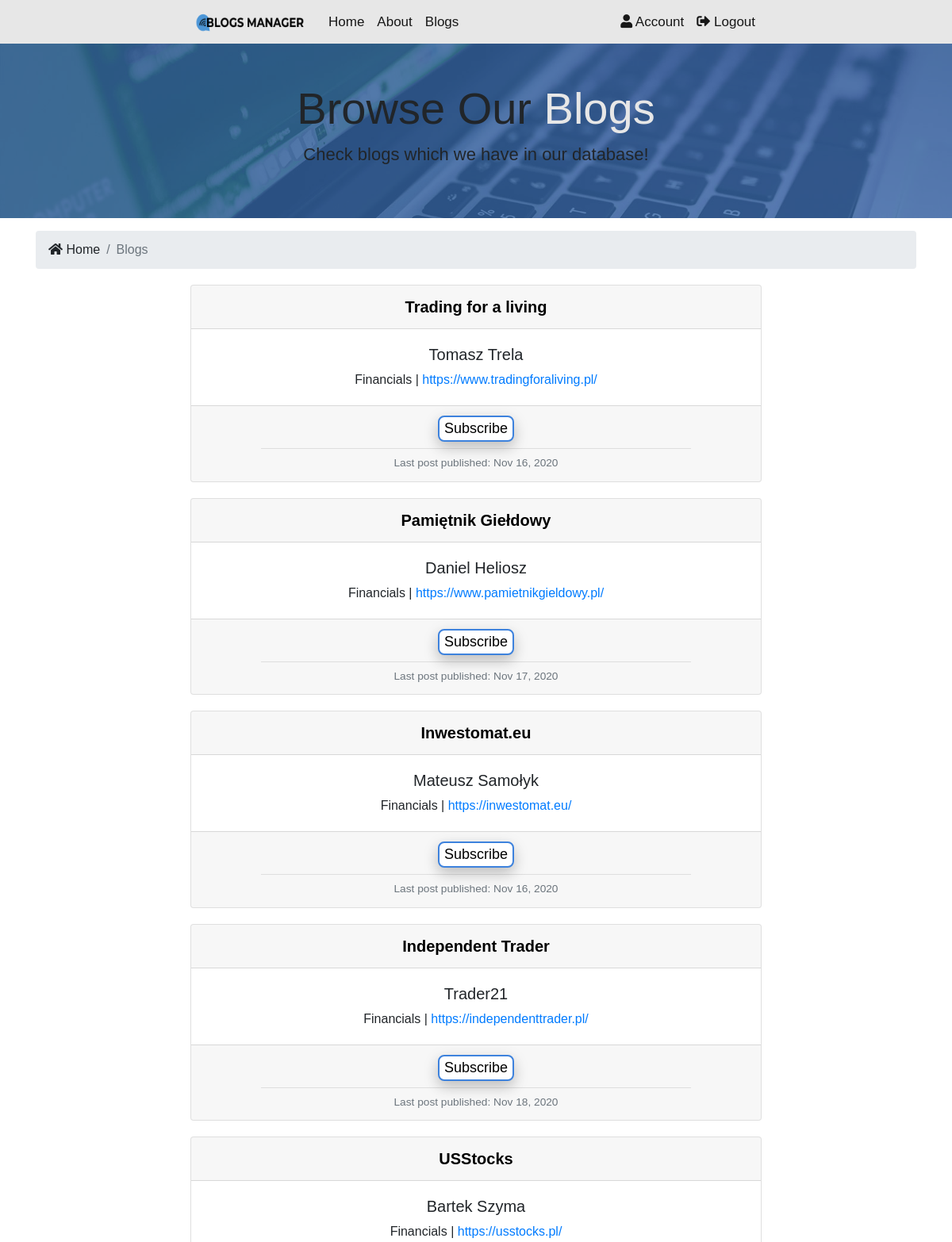
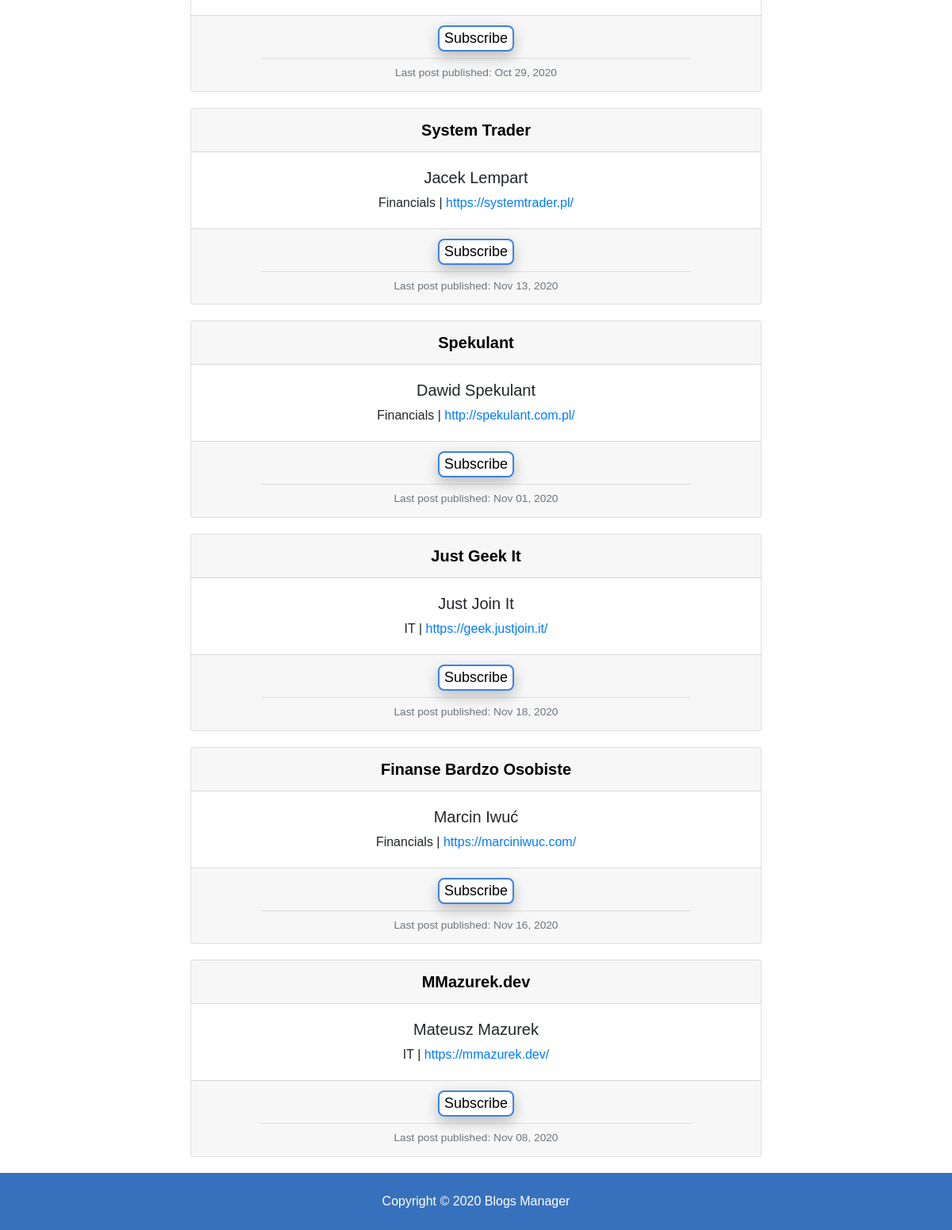
/blogs/ (signed in), run on the app's committed database (2 pictures, top to bottom).
### blogs/models.py (models this page shows, shortened)
class Blog(models.Model):
    name = models.CharField(max_length=200)
    url = models.CharField(max_length=200)
    author = models.CharField(max_length=100)
    genre = models.CharField(choices=GENRE_CHOICES, default="IT", max_length=30)
    genre2 = models.CharField(choices=GENRE_CHOICES, blank=True, max_length=30)
    language = models.CharField(default="Polish", max_length=100)

class BlogPost(models.Model):
    name = models.CharField(max_length=200)
    url = models.CharField(max_length=200)
    added = models.DateTimeField()
    blog = models.ForeignKey(Blog, on_delete=models.CASCADE, related_name='blog_post')
    class Meta:
        ordering = ('-added',)

### blogs/views.py (the view)
# urls.py: path("", views.index, name="blogs"),
def index(request):
    blogs = Blog.objects.all()
    context = {"blogs": blogs}
    return render(request, "blogs/blogs.html", context)

### templates/blogs/blogs.html (shortened to what this page needs)
{% extends 'base.html' %}
{% block content %}
<section id="showcase-inner" class="py-5 text-black">
    <div class="container">
        <div class="row text-center">
            <div class="col-md-12">
                <h1 class="display-4">Browse Our <span style="color:#e7e7e7">Blogs</span></h1>
                <p class="lead">Check blogs which we have in our database!  </p>
            </div>
        </div>
    </div>
</section>
<section id="bc" class="mt-3">
    <div class="container">
        <nav aria-label="breadcrumb">
            <ol class="breadcrumb">
                <li class="breadcrumb-item">
                    <a href="{% url 'index' %}">
                    <i class="fas fa-home"></i> Home</a>
                </li>
                <li class="breadcrumb-item active">
                    <a href="{% url 'blogs' %}">Blogs</a>
                </li>
            </ol>
        </nav>
    </div>
</section>
<section id="blogs">
    {% if blogs %}
        {% for blog in blogs %}
            <div class="card text-center">
                <div class="card-header">
                    <a href="{% url 'blog_info' pk=blog.id %}" class="no-link">{{ blog.name }}</a>
                </div>
                    <div class="card-body">
                        <h5 class="card-title">{{ blog.author }}</h5>
                        {{blog.genre}} | <a href="{{ blog.url }}" class="card-text">{{ blog.url }}</a>
                    </div>
                <div class="subscribe card-footer text-muted">
                    <div class="card-button">
                        <button class='button subscribe-button' id="blog{{ blog.id }}" data-catid='{{ blog.id }}'>Subscribe</button>
                    </div>
                    <hr class="my-2">
                    Last post published: {{ blog.blog_post.first.added|date:"M d, Y" }}
                </div>
            </div>
        {% endfor %}
    {% else %}
        <div class="col-md-12">
            <p>No Blogs Available :(</p>
        </div>
    {% endif %}
</section>
{% endblock %}

### blogs_manager/static/css/styles.css (style rules this page uses)
body { font-family: Impact, Charcoal, sans-serif; background-color: white; }
a.no-link:link { color: black; text-decoration: none; }
.lead { font-size: 22px; }
#showcase-inner { background: url(../img/background.jpg) no-repeat center; background-size: cover; position: relative; overflow: hidden; min-height: 180px; }
#showcase-inner::before { background: rgba(55, 113, 189, 0.65); background-size: cover; content: ''; position: absolute; top: 0; left: 0; min-height: 100%; width: 100%; }
.breadcrumb-item a, a:hover, a:focus, a:active { text-decoration: none; color: inherit; }
.card { margin-top: 20px; margin-bottom: 20px; margin-left: 20%; margin-right: 20%; }
.card-header { font-size: 20px; font-weight: bold; }
.card-title { font-size: 20px; margin-bottom: 8px; }
.card-text { margin-bottom: 8px; }
.subscribe { font-size: 13.7px; }
.my-2 { width:80%; }
.col-md-12 p { text-align: center; }
.card-button { font-size: 18px; font-weight: bold; margin-bottom: 4px; }
.button { border-radius: 8px; background-color: white; color: black; box-shadow: 0 8px 16px 0 rgba(0,0,0,0.1), 0 6px 20px 0 rgba(0,0,0,0.15); transition-duration: 0.4s; }
.subscribe-button { border: 2.5px solid rgb(61, 130, 221); }

### data on the page
Blog: name "Trading for a living", author "Tomasz Trela", genre "Financials", url "https://www.tradingforaliving.pl/", blog_post.first.added "Nov 16, 2020"
Blog: name "Pamiętnik Giełdowy", author "Daniel Heliosz", genre "Financials", url "https://www.pamietnikgieldowy.pl/", blog_post.first.added "Nov 17, 2020"
Blog: name "Inwestomat.eu", author "Mateusz Samołyk", genre "Financials", url "https://inwestomat.eu/", blog_post.first.added "Nov 16, 2020"
Blog: name "Independent Trader", author "Trader21", genre "Financials", url "https://independenttrader.pl/", blog_post.first.added "Nov 18, 2020"
Blog: name "USStocks", author "Bartek Szyma", genre "Financials", url "https://usstocks.pl/", blog_post.first.added "Oct 29, 2020"
Blog: name "System Trader", author "Jacek Lempart", genre "Financials", url "https://systemtrader.pl/", blog_post.first.added "Nov 13, 2020"
Blog: name "Spekulant", author "Dawid Spekulant", genre "Financials", url "http://spekulant.com.pl/", blog_post.first.added "Nov 01, 2020"
Blog: name "Just Geek It", author "Just Join It", genre "IT", url "https://geek.justjoin.it/", blog_post.first.added "Nov 18, 2020"
Blog: name "Finanse Bardzo Osobiste", author "Marcin Iwuć", genre "Financials", url "https://marciniwuc.com/", blog_post.first.added "Nov 16, 2020"
Blog: name "MMazurek.dev", author "Mateusz Mazurek", genre "IT", url "https://mmazurek.dev/", blog_post.first.added "Nov 08, 2020"
